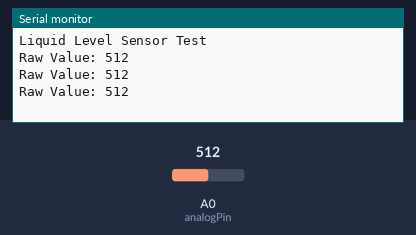
Bench run of a sketch on a simulated Arduino Uno, built with avr-gcc and run on an emulated ATmega328P. Shown: the last lines printed to the serial monitor. Inputs (shaded band) come from the test bench; at power-on: A0 (analogPin) = 512.

Above: at 1.3 s.
1.4 s: A0 (analogPin) set to 716
At 1.9 s:
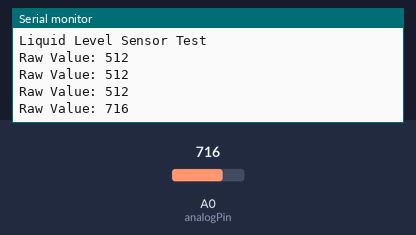
2.9 s: A0 (analogPin) set to 900
At 3.4 s:
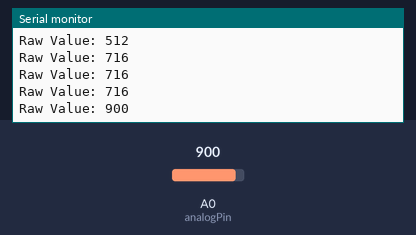
Timing chart, 0 to 5.9 s (numbered marks = the images above; inputs shaded):
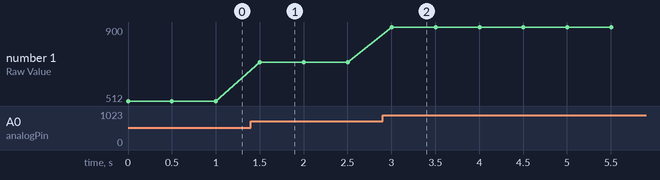

The sketch:

waterLevelSensor.ino
```cpp
// Define the analog pin
const int analogPin = A0;

void setup() {
  // Initialize Serial Monitor
  Serial.begin(115200);
  // Wait for Serial Monitor to open
  while (!Serial) {
    delay(10);
  }
  Serial.println("Liquid Level Sensor Test");
}

void loop() {
  // Read the analog value from the sensor
  int sensorValue = analogRead(analogPin);

  // Map the analog value to a percentage (assuming a 3.3V system)
  // Adjust the min and max values based on the sensor's specifications
  // int percentage = map(sensorValue, 0, 4095, 0, 100);

  // Print the raw value and percentage to the Serial Monitor
  Serial.print("Raw Value: ");
  Serial.println(sensorValue);
  // Serial.print(" | Percentage: ");
  // Serial.print(percentage);
  // Serial.println("%");

  // Delay for readability
  delay(500);
}
```

Measured:
- after the input at 1.4 s, the serial monitor: prints a new line after 0.10 s (image 1)
- after the input at 2.9 s, the serial monitor: prints a new line after 0.10 s (image 2)
- plotted number 1: 512 → 716 after the input at 1.4 s, 716 → 900 after the input at 2.9 s
